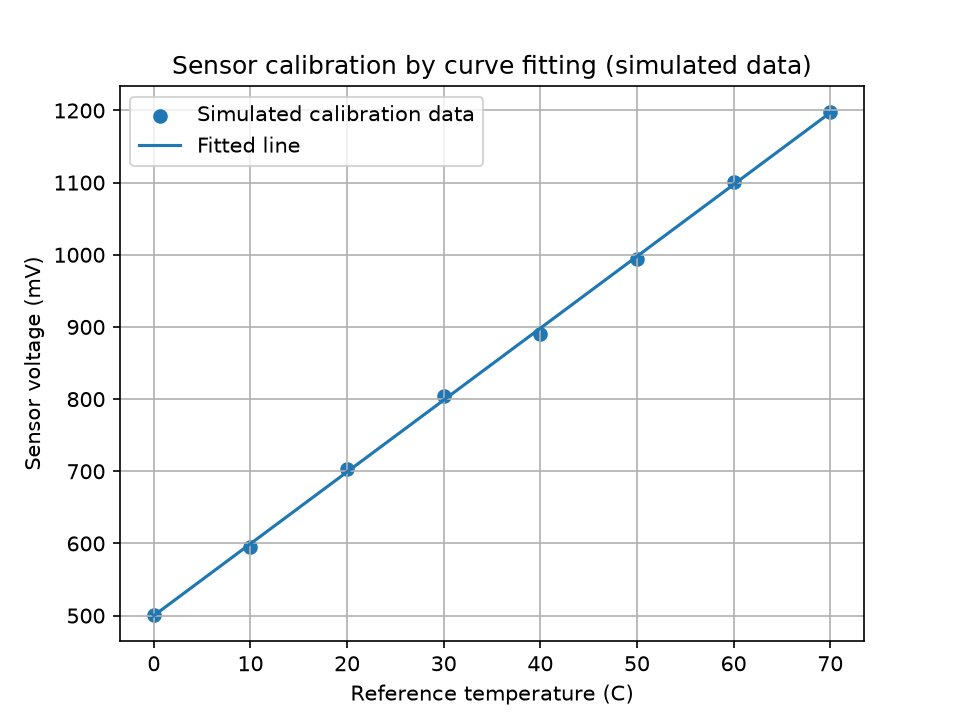

Recreate this plot in Python.
from pathlib import Path

import numpy as np
from scipy.optimize import curve_fit
import matplotlib.pyplot as plt

# Real-world case: calibrating a temperature sensor (like a TMP36).
# The data are SIMULATED, not real measurements: true line is
# voltage = 500 + 10*T (mV) plus random noise of about 5 mV.
rng = np.random.default_rng(42)
temp_c = np.linspace(0, 70, 8)
voltage_mv = 500 + 10*temp_c + rng.normal(0, 5, temp_c.size)

# Straight-line model: voltage = a*T + b
def line(T, a, b):
    return a*T + b

parameters, covariance = curve_fit(line, temp_c, voltage_mv)
a, b = parameters
predicted = line(temp_c, a, b)
rmse = np.sqrt(np.mean((voltage_mv - predicted)**2))

print(f"Fitted line: voltage = {a:.4f} * T + {b:.2f} mV")
print(f"RMSE: {rmse:.2f} mV")

# Use the calibration backwards: convert a new reading to temperature
reading_mv = 800.0
temperature_estimate = (reading_mv - b) / a
print(f"Reading of {reading_mv:.0f} mV corresponds to {temperature_estimate:.2f} C")

x_plot = np.linspace(0, 70, 200)
plt.scatter(temp_c, voltage_mv, label="Simulated calibration data")
plt.plot(x_plot, line(x_plot, a, b), label="Fitted line")
plt.xlabel("Reference temperature (C)")
plt.ylabel("Sensor voltage (mV)")
plt.title("Sensor calibration by curve fitting (simulated data)")
plt.legend()
plt.grid(True)
plt.savefig(Path(__file__).with_name("Task_14_real_world_case.png"), dpi=150)
plt.show()
